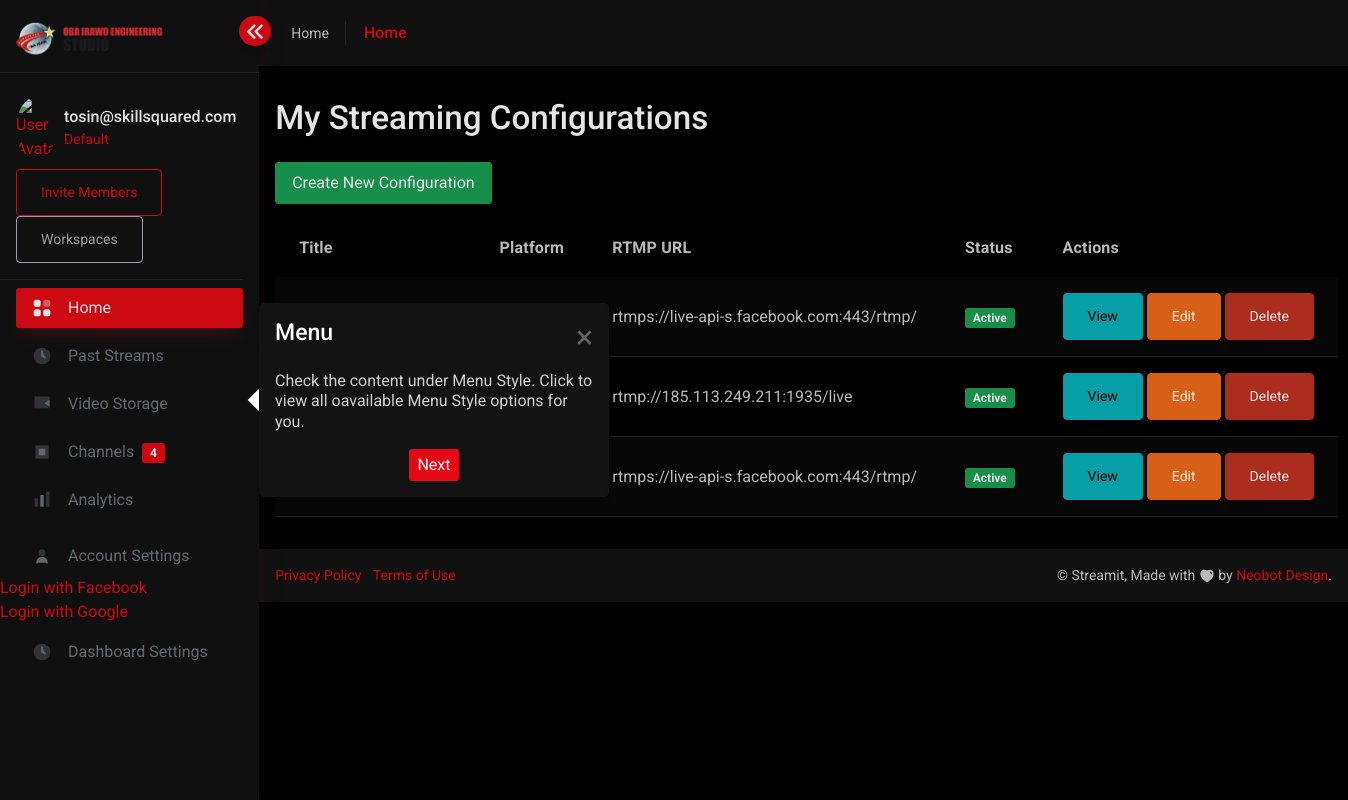
The app's page /streaming/configurations/ (signed in) with its own data.
### users/models.py (models this page shows, shortened)
class CustomUser(AbstractUser):
    email = models.EmailField(unique=True)
    subscription_plan = models.CharField(
        max_length=50,
        choices=[("free", "Free"), ("basic", "Basic"), ("pro", "Pro")],
        default="free",
    )
    USERNAME_FIELD = "email"
    REQUIRED_FIELDS = ["username"]

### streaming/models.py (models this page shows, shortened)
class StreamingConfiguration(models.Model):
    user = models.ForeignKey(
        settings.AUTH_USER_MODEL,
        on_delete=models.CASCADE,
        related_name='streaming_configurations'
    )
    stream_title = models.CharField(max_length=255)
    description = models.TextField(blank=True, null=True)
    platform = models.CharField(max_length=50, choices=PLATFORM_CHOICES, default='custom')
    rtmp_url = models.CharField(
        max_length=500,
        help_text="Primary RTMP endpoint",
        validators=[rtmp_url_validator]
    )
    stream_key = models.CharField(
        max_length=255,
        help_text="Unique stream key",
        default=generate_stream_key
    )
    backup_rtmp_url = models.CharField(
        max_length=500,
        blank=True,
        null=True,
        help_text="Backup RTMP endpoint",
        validators=[rtmp_url_validator]
    )
    backup_stream_key = models.CharField(
        max_length=255,
        blank=True,
        null=True,
        help_text="Backup stream key"
    )
    pull_links = models.TextField(
        blank=True,
        null=True,
        help_text="Comma-separated or multi-line list of pull links"
    )
    embed_player_url = models.CharField(
        max_length=500,
        blank=True,
        null=True,
        help_text="URL to embed the web player",
        validators=[rtmp_url_validator]
    )
    embed_chat_url = models.CharField(
        max_length=500,
        blank=True,
        null=True,
        help_text="URL to embed multi-platform chat",
        validators=[rtmp_url_validator]
    )
    resolution = models.CharField(max_length=50, default='1080p')
    bitrate = models.CharField(max_length=50, default='4500kbps')
    is_active = models.BooleanField(
        default=False,
        help_text="Is this configuration active?"
    )
    created_at = models.DateTimeField(auto_now_add=True)
    updated_at = models.DateTimeField(auto_now=True)

### streaming/views/streaming_views.py (the view)
# urls.py: path("configurations/", StreamingConfigurationListView.as_view(), name="config_list"),
class StreamingConfigurationListView(LoginRequiredMixin, ListView):
    model = StreamingConfiguration
    template_name = "streaming/config_list.html"
    context_object_name = "configurations"
    def get_queryset(self):
        return StreamingConfiguration.objects.filter(user=self.request.user)

### templates/streaming/config_list.html
{% extends "base.html" %}
{% load static %}
{% block content %}
<div class="container my-5">
  <h2 class="mb-4">My Streaming Configurations</h2>
  <div class="mb-3">
    <a href="{% url 'streaming:config_create' %}" class="btn btn-success">Create New Configuration</a>
  </div>
  {% if configurations %}
    <table class="table table-striped">
      <thead>
        <tr>
          <th>Title</th>
          <th>Platform</th>
          <th>RTMP URL</th>
          <th>Status</th>
          <th>Actions</th>
        </tr>
      </thead>
      <tbody>
        {% for config in configurations %}
        <tr>
          <td>{{ config.stream_title }}</td>
          <td>{{ config.get_platform_display }}</td>
          <td>{{ config.rtmp_url }}</td>
          <td>
            {% if config.is_active %}
              <span class="badge bg-success">Active</span>
            {% else %}
              <span class="badge bg-secondary">Draft</span>
            {% endif %}
          </td>
          <td>
            <a href="{% url 'streaming:config_detail' config.pk %}" class="btn btn-sm btn-info">View</a>
            <a href="{% url 'streaming:config_update' config.pk %}" class="btn btn-sm btn-warning">Edit</a>
            <a href="{% url 'streaming:config_delete' config.pk %}" class="btn btn-sm btn-danger">Delete</a>
          </td>
        </tr>
        {% endfor %}
      </tbody>
    </table>
  {% else %}
    <div class="alert alert-warning">No streaming configurations found.</div>
  {% endif %}
</div>
{% endblock %}

### templates/base.html (shortened to what this page needs)
<!doctype html>{% load static %}
<html lang="en" data-bs-theme="dark" data-bs-theme-color="default" dir="ltr">
    <head>
        {% include 'head.html' %}
    </head>
    <body class="  ">
        {% include 'sidebar.html' %}
        <main class="main-content">
            <div class="position-relative ">
               {% include 'header.html' %}
            </div>
            {% block content %}{% endblock %}
            {% include 'footer.html' %}
        </main>
    </body>
</html>

### templates/head.html (shortened to what this page needs)
{% load static %}
<link rel="stylesheet" href="https://cdnjs.cloudflare.com/ajax/libs/font-awesome/6.4.2/css/all.min.css"
 />
<link rel="stylesheet" href="{% static 'css/core/libs.min.css' %}">
<link rel="stylesheet" href="{% static 'vendor/sheperd/dist/css/sheperd.css' %}">
<link rel="stylesheet" href="{% static 'vendor/flatpickr/dist/flatpickr.min.css' %}">
<link rel="stylesheet" href="{% static 'css/streamit.min.css' %}">
<link rel="stylesheet" href="{% static 'css/custom.min.css' %}">
<link rel="stylesheet" href="{% static 'css/dashboard-custom.min.css' %}">
<link rel="stylesheet" href="{% static 'css/rtl.min.css' %}">
<link rel="stylesheet" href="{% static 'css/customizer.min.css' %}">
<link rel="stylesheet" href="{% static 'vendor/swiperSlider/swiper-bundle.min.css' %}">
<link rel="stylesheet" href="{% static 'vendor/select2/dist/css/select2.min.css' %}">

### templates/sidebar.html (shortened to what this page needs)
{% load static %}
<aside class="sidebar sidebar-base sidebar-white sidebar-default navs-rounded-all" id="first-tour"
       data-toggle="main-sidebar" data-sidebar="responsive">
    <div class="sidebar-header d-flex align-items-center justify-content-start">
        <a href="{% url 'dashboard:index' %}" class="navbar-brand">
            <img class="logo-full" src="{% static 'images/logo-full.png' %}" alt="Logo Full">
        </a>
        <div class="sidebar-toggle" data-toggle="sidebar" data-active="true">
            <i class="chevron-left">
            </i>
        </div>
    </div>
    <div class="sidebar-body pt-0 data-scrollbar">
        <div class="sidebar-user-info p-3 border-bottom">
            <div class="d-flex align-items-center">
                <img src="{% static 'images/avatar.png' %}" alt="User Avatar"
                     class="avatar rounded-circle me-2" width="40">
                <div>
                    <h6 class="mb-0">{{ request.user.email }}</h6>
                    <small>Default</small>
                </div>
            </div>
            <div class="mt-2">
                <a href="#" class="btn btn-sm btn-outline-primary me-1">Invite Members</a>
                <a href="#" class="btn btn-sm btn-outline-secondary">Workspaces</a>
            </div>
        </div>
        <div class="sidebar-list">
            <ul class="navbar-nav iq-main-menu" id="sidebar-menu">
                <li class="nav-item">
                    <a class="nav-link active" href="{% url 'dashboard:index' %}">
                        <i class="icon" data-bs-toggle="tooltip" data-bs-placement="right"
                           data-bs-original-title="Home">
                        </i>
                        <span class="item-name">Home</span>
                    </a>
                </li>
                <li class="nav-item">
                    <a class="nav-link" href="{% url 'dashboard:past_streams' %}">
                        <i class="icon" data-bs-toggle="tooltip" data-bs-placement="right"
                           data-bs-original-title="Past Streams">
                            <svg width="20" viewBox="0 0 24 24" fill="currentColor">
                                <circle cx="12" cy="12" r="10" opacity="0.4"/>
                                <path d="M12 6v6l4 2" stroke="currentColor" stroke-width="2"
                                      stroke-linecap="round" stroke-linejoin="round"/>
                            </svg>
                        </i>
                        <span class="item-name">Past Streams</span>
                    </a>
                </li>
                <li class="nav-item">
                    <a class="nav-link" href="{% url 'dashboard:video_storage' %}">
                        <i class="icon" data-bs-toggle="tooltip" data-bs-placement="right"
                           data-bs-original-title="Video Storage">
                            <svg width="20" viewBox="0 0 24 24" fill="currentColor">
                                <rect x="3" y="3" width="18" height="14" opacity="0.4"/>
                                <path d="M21 7l-6 4 6 4V7z" fill="currentColor"/>
                            </svg>
                        </i>
                        <span class="item-name">Video Storage</span>
                    </a>
                </li>
                <li class="nav-item">
                    <a class="nav-link" href="{% url 'streaming:manage_channels' %}">
                        <i class="icon" data-bs-toggle="tooltip" data-bs-placement="right"
                           data-bs-original-title="Channels">
                            <svg width="20" viewBox="0 0 24 24" fill="currentColor">
                                <path d="M4 4h16v16H4z" opacity="0.4"/>
                                <path d="M8 8h8v8H8z" fill="currentColor"/>
                            </svg>
                        </i>
                        <span class="item-name">
                            Channels
                            <span class="badge bg-primary ms-1">4</span>
                        </span>
                    </a>
                </li>
                <li class="nav-item">
                    <a class="nav-link" href="{% url 'dashboard:analytics' %}">
                        <i class="icon" data-bs-toggle="tooltip" data-bs-placement="right"
                           data-bs-original-title="Analytics">
                            <svg width="20" viewBox="0 0 24 24" fill="currentColor">
                                <rect x="3" y="10" width="4" height="10" opacity="0.4"/>
                                <rect x="10" y="6" width="4" height="14"/>
                                <rect x="17" y="2" width="4" height="18" opacity="0.4"/>
                            </svg>
                        </i>
                        <span class="item-name">Analytics</span>
                    </a>
                </li>
                <li class="nav-item mt-3">
                    <a class="nav-link" href="{% url 'account_settings' %}">
                        <i class="icon" data-bs-toggle="tooltip" data-bs-placement="right"
                           data-bs-original-title="Account Settings">
                            <svg width="20" viewBox="0 0 24 24" fill="currentColor">
                                <circle cx="12" cy="8" r="4" opacity="0.4"/>
                                <path d="M6 20c0-3.3137 2.6863-6 6-6s6 2.6863 6
                                         6" stroke="currentColor" stroke-width="2"
                                      stroke-linecap="round"/>
                            </svg>
                        </i>
                        <span class="item-name">Account Settings</span>
                    </a>
                </li>
                <li>
                    <a href="{% url 'social:begin' 'facebook' %}">Login with Facebook</a>
                </li>
                <li>
                    <a href="{% url 'social:begin' 'google-oauth2' %}">Login with Google</a>
                </li>
                <li class="nav-item">
                    <a class="nav-link" href="{% url 'dashboard:settings' %}">
                        <i class="icon" data-bs-toggle="tooltip" data-bs-placement="right"
                           data-bs-original-title="Dashboard Settings">
                            <svg width="20" viewBox="0 0 24 24" fill="currentColor">
                                <path d="M12 2a10 10 0 100 20 10 10 0 000-20z" opacity="0.4"/>
                                <path d="M12 6v6l4 2" stroke="currentColor" stroke-width="2"
                                      stroke-linecap="round" stroke-linejoin="round"/>
                            </svg>
                        </i>
                        <span class="item-name">Dashboard Settings</span>
                    </a>
                </li>
            </ul>
        </div>
    </div>
</aside>

### templates/header.html (shortened to what this page needs)
{% load static %}
<nav class="nav navbar navbar-expand-xl header-hover-menu navbar-light iq-navbar">
    <div class="container-fluid navbar-inner">
       <div class="d-flex align-items-center justify-content-between product-offcanvas">
          <div class="breadcrumb-title border-end pe-3 d-none d-xl-block">
             <small class="mb-0 text-capitalize">Home</small>
          </div>
          <div class="offcanvas offcanvas-end shadow-none iq-product-menu-responsive" tabindex="-1" id="offcanvasBottom">
             <div class="offcanvas-body">
                <ul class="iq-nav-menu list-unstyled">
                   <li class="nav-item"><a class="nav-link active"
                         href="{% url 'dashboard:index' %}">Home</a></li>
                </ul>
             </div>
          </div>
       </div>
    </div>
 </nav>

### templates/footer.html (shortened to what this page needs)
<footer class="footer">
    <div class="footer-body">
        <ul class="left-panel list-inline mb-0 p-0">
            <li class="list-inline-item"><a href="../dashboard/privacy-policy.html">Privacy Policy</a></li>
            <li class="list-inline-item"><a href="../dashboard/termsofuse.html">Terms of Use</a></li>
        </ul>
        <div class="right-panel">
            ©
            <script>2022</script> <span data-setting="app_name">Streamit</span>, Made with
            <span class="text-gray">
            </span> by <a href="https://iqonic.design/" target="_blank">Neobot Design</a>.
        </div>
    </div>
</footer>

### templates/js.html (shortened to what this page needs)
{% load static %}

### records on screen
CustomUser: user.email "tosin@skillsquared.com"
StreamingConfiguration: rtmp_url "rtmps://live-api-s.facebook.com:443/rtmp/", is_active "Active"
StreamingConfiguration: rtmp_url "rtmp://185.113.249.211:1935/live", is_active "Active"
StreamingConfiguration: rtmp_url "rtmps://live-api-s.facebook.com:443/rtmp/", is_active "Active"
